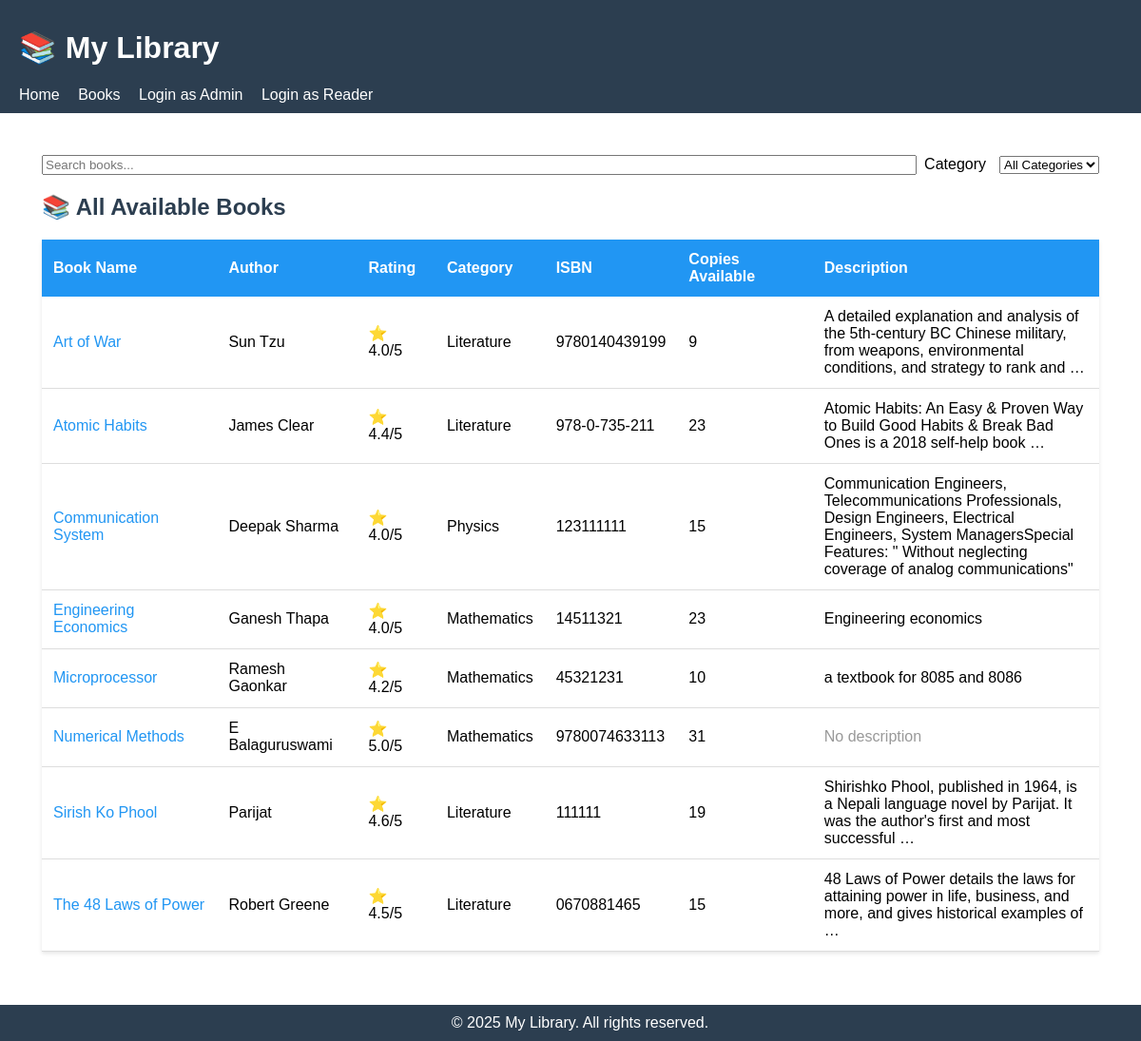
The page /all-books/ on the database its author committed.
### lib/models.py (models this page shows, shortened)
class Book(models.Model):
    name = models.CharField(max_length=200)  # Book title
    isbn = models.CharField(max_length=13, unique=True)  # ISBN number
    image = models.ImageField(upload_to='book_images/', blank=True, null=True)  # Cover image
    author = models.CharField(max_length=200)  # Author name
    category = models.ForeignKey(Category, on_delete=models.SET_NULL, null=True, related_name='books')
    number_in_stock = models.PositiveIntegerField(default=0)  # Available copies
    description = models.TextField(blank=True, null=True, default="No description available")
    rating = models.DecimalField(max_digits=3, decimal_places=1, default=4.0, validators=[MinValueValidator(1.0), MaxValueValidator(5.0)])  # Rating with 1 decimal place
    def avg_reader_rating(self):
        from django.db.models import Avg
        avg = self.reader_ratings.aggregate(avg=Avg('rating'))['avg']
        try:
            return float(avg) if avg is not None else float(self.rating)
        except (TypeError, ValueError):
            return float(self.rating)
    def combined_rating(self):
        try:
            avg_reader = self.avg_reader_rating()
            combined = (float(self.rating) + float(avg_reader)) / 2.0
            return round(combined, 1)
        except Exception:
            return float(self.rating)

class Category(models.Model):
    name = models.CharField(max_length=100, unique=True)

### lib/views.py (the view)
# urls.py: path('all-books/', views.public_books, name='public_books'),#home page ko lagi
def public_books(request):
    books = Book.objects.all().order_by('name')  # sorted alphabetically
    categories = Category.objects.all()
    return render(request, 'public_books.html', {'books': books, 'categories': categories})

### lib/templates/public_books.html (shortened to what this page needs)
{% extends 'base.html' %}
{% load highlight %}
{% block content %}
<div class="view-container">
    {% include 'partials/book_search.html' %}
    <div style="display:flex;align-items:center;justify-content:space-between;gap:12px;">
        <h2>📚 All Available Books</h2>
    </div>
    <table>
        <thead>
            <tr>
                <th>Book Name</th>
                <th>Author</th>
                <th>Rating</th>
                <th>Category</th>
                <th>ISBN</th>
                <th>Copies Available</th>
                <th>Description</th>
            </tr>
        </thead>
        <tbody>
            {% for book in books %}
            <tr {% if book.category %}data-category-id="{{ book.category.id }}"{% endif %}>
                <td><a href="{% url 'book_details' book.pk %}">{% if query %}{{ book.name|highlight:query }}{% else %}{{ book.name }}{% endif %}</a></td>
                <td>{% if query %}{{ book.author|highlight:query }}{% else %}{{ book.author }}{% endif %}</td>
                <td>⭐ {{ book.combined_rating }}/5</td>
                <td>{% if query %}{% if book.category %}{{ book.category.name|highlight:query }}{% endif %}{% else %}{% if book.category %}{{ book.category.name }}{% endif %}{% endif %}</td>
                <td>{{ book.isbn }}</td>
                <td>{{ book.number_in_stock }}</td>
                <td>
                    {% if book.description %}
                        {{ book.description|truncatewords:20 }}
                    {% else %}
                        <span class="no-desc">No description</span>
                    {% endif %}
                </td>
            </tr>
            {% empty %}
            <tr>
                <td colspan="6" style="text-align:center;color:#999;">No books available.</td>
            </tr>
            {% endfor %}
        </tbody>
    </table>
</div>
{% endblock %}

### lib/templates/base.html (style rules this page uses)
body { font-family: Arial, sans-serif; margin:0; padding:0; }

### lib/templates/public_books.html (style rules this page uses)
.view-container { margin:24px; }
h2 { color:#2c3e50; margin-bottom:20px; }
table { width:100%; border-collapse:collapse; background:white; box-shadow:0 2px 4px rgba(0,0,0,0.1); }
th { background:#2196F3; color:white; padding:12px; text-align:left; }
td { padding:12px; border-bottom:1px solid #ddd; max-width:300px; }
a { color:#2196F3; text-decoration:none; }
.no-desc { color:#999; }

### rows shown on the page
Book: name "Art of War", author "Sun Tzu", combined_rating "4.0", category.name "Literature", isbn "9780140439199", number_in_stock "9", description "A detailed explanation and analysis of the 5th-century BC Chinese military, from weapons, environmental conditions, and strategy to rank and …"
Book: name "Atomic Habits", author "James Clear", combined_rating "4.4", category.name "Literature", isbn "978-0-735-211", number_in_stock "23", description "Atomic Habits: An Easy & Proven Way to Build Good Habits & Break Bad Ones is a 2018 self-help book …"
Book: name "Communication System", author "Deepak Sharma", combined_rating "4.0", category.name "Physics", isbn "123111111", number_in_stock "15", description "Communication Engineers, Telecommunications Professionals, Design Engineers, Electrical Engineers, System ManagersSpecial Features: \" Without neglecting coverage of analog communications\""
Book: name "Engineering Economics", author "Ganesh Thapa", combined_rating "4.0", category.name "Mathematics", isbn "14511321", number_in_stock "23", description "Engineering economics"
Book: name "Microprocessor", author "Ramesh Gaonkar", combined_rating "4.2", category.name "Mathematics", isbn "45321231", number_in_stock "10", description "a textbook for 8085 and 8086"
Book: name "Numerical Methods", author "E Balaguruswami", combined_rating "5.0", category.name "Mathematics", isbn "9780074633113", number_in_stock "31", description "No description"
Book: name "Sirish Ko Phool", author "Parijat", combined_rating "4.6", category.name "Literature", isbn "111111", number_in_stock "19", description "Shirishko Phool, published in 1964, is a Nepali language novel by Parijat. It was the author's first and most successful …"
Book: name "The 48 Laws of Power", author "Robert Greene", combined_rating "4.5", category.name "Literature", isbn "0670881465", number_in_stock "15", description "48 Laws of Power details the laws for attaining power in life, business, and more, and gives historical examples of …"
